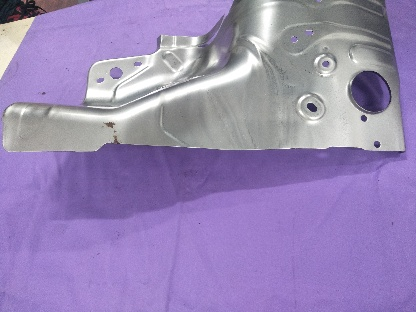
#> input picture defected_images/OutputIMG20180905144839.jpg, 416 x 312 px, found by its file name
$ jupyter execute --allow-errors Machine_Defect_Detection_and_Classification.ipynb   (shell and % lines are left out)
#> lines starting #> are read from the running program, lines starting #| are printed output that depends on the picture
[cell 1]
import pandas as pd
import numpy as np
import cv2

[cell 2]
from google.colab import files
files.upload()
#> the answer given: OutputIMG20180905144839.jpg

[cell 3]
import zipfile
#> (the rest of this cell did not finish here and is left out)

[cell 4]
from PIL import Image
import warnings
warnings.filterwarnings('ignore')

[cell 5]
def pre_processing(image_path):
  image = cv2.imread(image_path)
#> image is the input picture: shape (312, 416, 3); mean B, G, R 181.5, 135.3, 152.7
  image = np.array(image,dtype = np.uint8)
  if image.shape[1] < image.shape[0]:
    image = np.rot90(image) #Rotating Image if it is vertical
  gray = cv2.cvtColor(image , cv2.COLOR_BGR2GRAY)
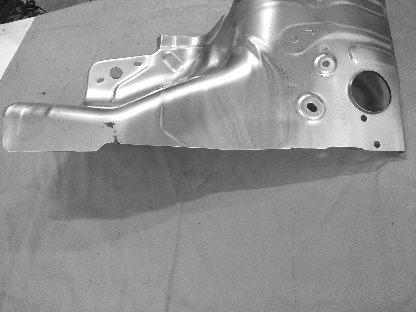
#> gray: shape (312, 416); min 12, max 255, mean 145.7
  blur = cv2.GaussianBlur(image, (13,13) ,0) #To Reduce Noise in image
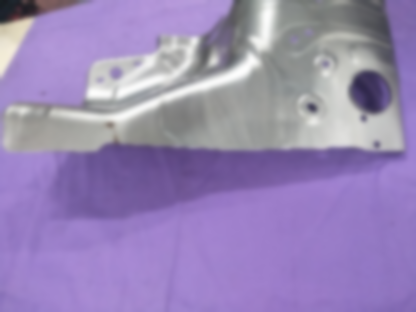
#> blur: shape (312, 416, 3); mean B, G, R 181.5, 135.3, 152.7
  return gray, blur, image

[cell 6]
image_path = '/content/data/defected_images/OutputIMG20180905144839.jpg'
gray , blur, image = pre_processing(image_path)
Image.fromarray(blur)

[cell 7]
Image.fromarray(gray)

[cell 8]
Image.fromarray(image)

[cell 9]
from skimage.exposure import rescale_intensity
def convolve(image, kernel):
    (iH,iW)=image.shape[:2]
    (kH,kW)=kernel.shape[:2]
    pad=(kW-1)/2
    pad=int(pad)
    image=cv2.copyMakeBorder(image,pad,pad,pad,pad,cv2.BORDER_REPLICATE)
    output=np.zeros((iH,iW),dtype="float32")

    for y in np.arange(pad,iH+pad):
        for x in np.arange(pad,iW+pad):
            roi=image[y-pad:y+pad+1,x-pad:x+pad+1]
            k=(roi*kernel).sum()
            output[y-pad,x-pad]=k
    output=rescale_intensity(output,in_range=(0,255))
    output=(output*255).astype("uint8")
    return output

[cell 10]
def run_kerneler(image):
    #Sharpening Kernels
    sharpen=np.array((
    [0,-1,0],
    [-1,5,-1],
    [0,-1,0]),dtype="int")

    #Laplacian Kerner
    laplacian=np.array((
    [0,1,0],
    [1,-4,1],
    [0,1,0]),dtype="int")

    #Sobel Kernel in the X direction, detects the edges only in the X direction
    sobelX=np.array((
    [-1,0,1],
    [-2,0,2],
    [-1,0,1]),dtype="int")

    #Sobel Kernel in the Y direction, detects the edges only in the Y direction
    sobelY=np.array((
    [-1,-2,-1],
    [0,0,0],
    [1,2,1]),dtype="int")

    #Kernel bank, sends the image and the kernel to convolve function, to convolute it
    kernelBank=(
    #("Small Blurring",smallBlur),
    #("Large Blurring",largeBlur),
    ("Sharpen",sharpen),
    ("Sobel X",sobelX),
    ("Sobel Y",sobelY),
    ("Laplacian",laplacian))
    #Adding first image here
    gray, blur, image = pre_processing(image)
    #Converting image to gray-scale here
    #Displaying images here
    #Cycles through all the kernels available in the bank, compares with the image
    for(kernelName,kernel) in kernelBank:
        print("[INFO]Applying {} kernel".format(kernelName))
        convolve_gray_Output=convolve(gray,kernel)
        convolve_blur_Output=convolve(blur,kernel)
        convolve_gray_Output=cv2.copyMakeBorder(convolve_gray_Output,0,50,0,0,cv2.BORDER_CONSTANT,value=[255,0,0])
        convolve_gray_Output=cv2.putText(convolve_gray_Output,"Filter: "+kernelName+" "+"Mode: Gray",(10,(convolve_gray_Output.shape[0]-20)),cv2.FONT_HERSHEY_SIMPLEX,0.35, (100,100,100),1,cv2.LINE_AA)
        convolve_gray_Output=cv2.rectangle(convolve_gray_Output,(0,(convolve_gray_Output.shape[0]-50)),(convolve_gray_Output.shape[1],convolve_gray_Output.shape[0]),(0,0,0),3)
        convolve_blur_Output=cv2.copyMakeBorder(convolve_blur_Output,0,50,0,0,cv2.BORDER_CONSTANT,value=[255,0,0])
        convolve_blur_Output=cv2.putText(convolve_blur_Output,"Filter: "+kernelName+" "+"Mode: Blur",(10,(convolve_blur_Output.shape[0]-20)),cv2.FONT_HERSHEY_SIMPLEX,0.35, (100,100,100),1,cv2.LINE_AA)
        convolve_blur_Output=cv2.rectangle(convolve_blur_Output,(0,(convolve_blur_Output.shape[0]-50)),(convolve_blur_Output.shape[1],convolve_blur_Output.shape[0]),(0,0,0),3)
        cv2.imwrite('Results/'+kernelName+"_Gray"+".jpg", convolve_gray_Output)
        cv2.imwrite('Results/'+kernelName+"_Blur"+".jpg", convolve_blur_Output)
#> this loop made 4 passes
#> pass 1, in run_kerneler, `convolve_gray_Output=convolve(gray,kernel)`:
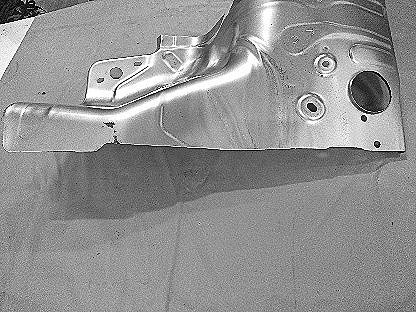
#> convolve_gray_Output: shape (312, 416); min 0, max 255, mean 145
#> pass 1, in run_kerneler, `convolve_blur_Output=convolve(blur,kernel)`:
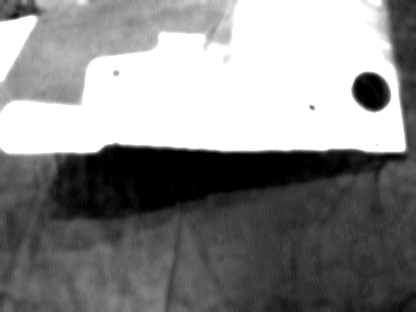
#> convolve_blur_Output: shape (312, 416); min 0, max 255, mean 135.2

[cell 11]
run_kerneler("/content/data/defected_images/OutputIMG20180905144839.jpg")

[cell 12]
import os
import random
train_dir_1 = '/content/data/defected_images'
train_dir_2 = '/content/data/healthy_images'
test_dir = '/content/data/test'
train_defective = ["/content/data/defected_images/{}".format(i) for i in os.listdir(train_dir_1)]
#> (the rest of this cell did not finish here and is left out)

[cell 13]
x = []
y = []
nrows = 224
ncolumns =224
channels =3
for image in train_defective:
  #print(image)
  x.append(cv2.resize(pre_processing(image)[2], (nrows,ncolumns), interpolation=cv2.INTER_CUBIC))
  y.append(1)
#> pass 2 of the loop `for image in train_defective:`:
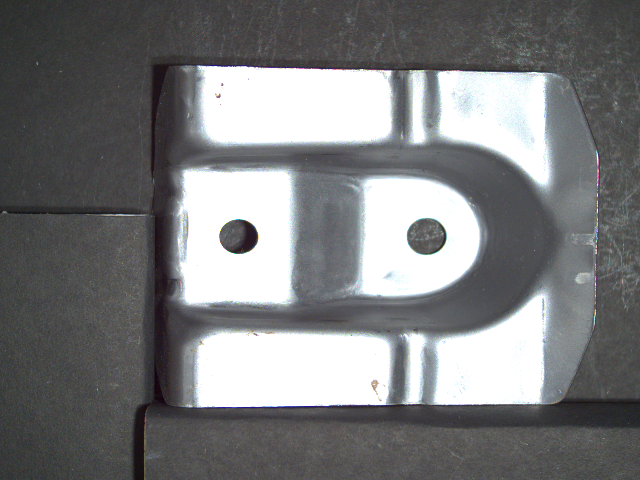
#> input picture defected_images/bad_image.png, 640 x 480 px, found by its file name
#> in pre_processing, image is the input picture: shape (480, 640, 3); mean B, G, R 123.9, 122.8, 121.9
#> gray: shape (480, 640)
#> in pre_processing (call 4), `blur = cv2.GaussianBlur(image, (13,13) ,0)`:
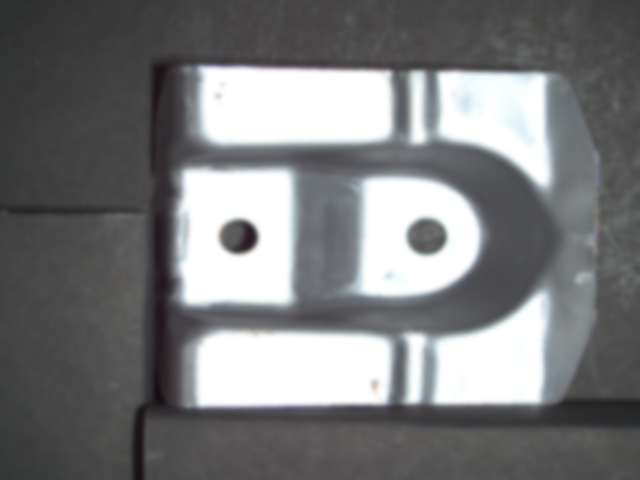
#> blur: shape (480, 640, 3); mean B, G, R 124, 122.8, 121.9
#> (the rest of this cell did not finish here and is left out)

[cell 14]
train = list(zip(x,y))
random.shuffle(train)
x , y = zip(*train)
x = np.array(x)
y = np.array(y)
print("Shape of X is {}".format(x.shape))
#| Shape of X is (4, 224, 224, 3)
print("Shape of Y is {}".format(y.shape))
#| Shape of Y is (4,)
